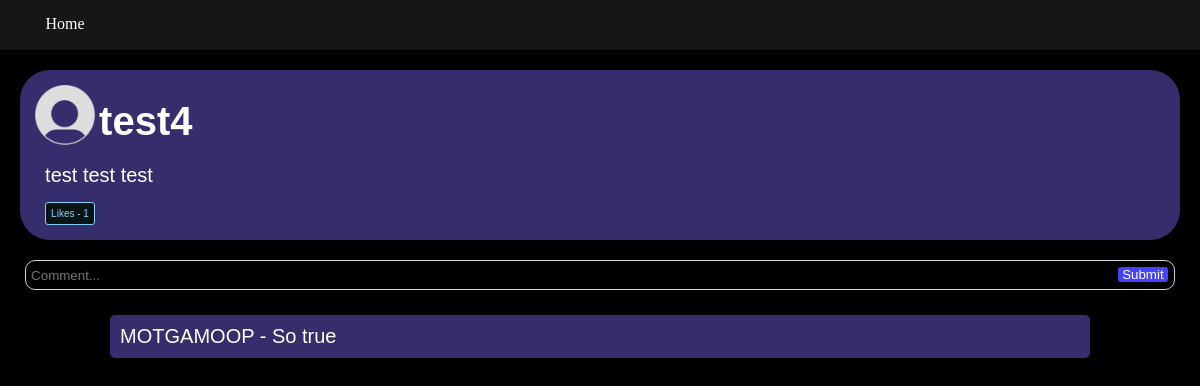
Screenshot of /twitter/post/14 (signed in) with the database file from the repository.
### twitter/models.py (models this page shows, shortened)
class Post(models.Model):
    text = models.CharField(max_length=200)
    pub_date = models.DateTimeField("date published")
    user = models.ForeignKey(User2, on_delete=models.PROTECT)
    likes = models.IntegerField(default = 0)
    likedBy = models.ManyToManyField(User2, related_name="post_like")
    commentsCount = models.IntegerField(default = 0)
    def getComments(self):
        return Comment.objects.filter(post = self)

class User2(models.Model): #don't delete follows or user2s manually, because you have to delete the user follow and user2 all in one or itll break
    username = models.CharField(max_length = 200)
    password = models.CharField(max_length = 200, default = "password")
    profile_picture = models.ImageField(upload_to = "media/twitter/", default = "static/twitter/default.png")
    following = models.ManyToManyField(FollowObj, related_name="follow_account")
    def __str__(self):
        return self.username

class Comment(models.Model):
    text = models.CharField(max_length = 200)
    pub_date = models.DateTimeField("date published")
    user = models.ForeignKey(User2, on_delete=models.CASCADE)
    likes = models.IntegerField(default = 0)
    comments = models.IntegerField(default = 0)
    post = models.ForeignKey(Post, on_delete=models.CASCADE)

### twitter/views.py (the view, shortened to what this page needs)
# urls.py: path("post/<int:pk>", views.PostView, name="post"),
def PostView(request, pk):
    tempPost = get_object_or_404(Post, pk=pk)
    user = get_object_or_404(User2, username=request.user.username)
    liked = False
    own = False
    if tempPost.likedBy.filter(username=user.username).exists():
        liked = True
    if tempPost.user.username == user.username:
        own = True
    context = {"post": tempPost, "liked": liked, "own": own}
    return render(request, 'twitter/post.html', context)

### twitter/templates/twitter/post.html (shortened to what this page needs)
<!DOCTYPE html>
<html lang="en">
<head>
    {% load static %}
    <link rel = "stylesheet" href = "{% static 'twitter/css/post.css' %}">
</head>
<body>
    <div class="navbar">
        <a href = "{% url 'home' %}"><div class = "homebutton"> Home </div></a>
    </div>
    {% if post %}
        <div class="post">
            <img src = "{% static 'twitter/images/default.png' %}", width = 60px, height = 60px>
            <a href = "{% url 'profile' username=post.user %}"><h2>{{post.user}}</h2></a>
            <br>
            <span>{{post.text}}</span>
            <form action="{% url 'likepost' pk=post.pk %}" method="POST">
                {% if liked %}
                    <button type="submit" class = "poststatsliked">
                        Likes - {{post.likes}}
                    </button>
                {% else %}
                    <button type="submit" class = "poststats">
                        Likes - {{post.likes}}
                    </button>
                {% endif %}
            </form>
        </div>
        <form action = "/twitter/post/{{post.pk}}" method = "post" class = "commentsub">
            <button class = "subbutton" type="submit">Submit</button>
            <span class = "idk"><input type = "text" class = "commenttexttext" id = "comment" name = "comment" placeholder = "Comment..." autocomplete="off"></span>
        </form>
        {% for x in post.getComments %}
            <div class = "comment">
                <span class = "commenttext">
                    <a href = "{% url 'profile' username=x.user %}">{{x.user}}</a> - {{x.text}}
                </span>
            </div>
        {% endfor %}
    {% else %}
        <p>No Post Available</p>
    {% endif %}
</body>
</html>

### twitter/static/twitter/css/post.css (style rules this page uses)
.navbar { position:fixed; width:100%; height:50px; background-color:rgb(24, 21, 21); top:0px; }
.homebutton { padding:5px; height:20px; margin:10px; border-radius:10px; text-align:center; width:100px; color:white; margin-right:10px; }
.post { padding:15px; margin:20px; margin-top: 70px; border-radius: 30px; height:auto; color:white; background-color:rgb(54, 46, 108); }
.post span { font-family:'Trebuchet MS', 'Lucida Sans Unicode', 'Lucida Grande', 'Lucida Sans', Arial, sans-serif; font-size:20px; margin:10px; display:block; overflow:auto; }
.post h2 { font-family:'Trebuchet MS', 'Lucida Sans Unicode', 'Lucida Grande', 'Lucida Sans', Arial, sans-serif; font-size:40px; display:inline; bottom:10px; position:relative; }
.post a { position:inline; }
h2 { color:white; }
.commentsub { border-radius:10px; background-color:black; color:white; border: solid 1px; border-color:lightgray; padding:5px; margin:25px; margin-top:0; width:auto; }
.commentsub input { background-color:transparent; color:inherit; outline:none; width:100%; }
.commentsub span { width:calc(100% - 60px); }
.subbutton { float:right; width:50px; background-color:rgb(68, 68, 255); color:white; margin:1px; border-radius:3px; border:none; font-family:'Trebuchet MS', 'Lucida Sans Unicode', 'Lucida Grande', 'Lucida Sans', Arial, sans-serif; height:15px; }
.idk { display:block; }
a { text-decoration:none; }
.comment { border-radius:5px; background-color:rgb(54, 46, 108); width:80%; height:auto; margin:10px; margin-left:auto; margin-right:auto; padding:10px; }
.commenttexttext { outline:none; border:none; box-shadow:none; }
.commenttext { overflow:auto; font-family:'Trebuchet MS', 'Lucida Sans Unicode', 'Lucida Grande', 'Lucida Sans', Arial, sans-serif; font-size:20px; color:white; }
a { color:white; text-decoration:none; }
* { margin:0; padding:0; }
body { background-color:black; padding:0.1px; }
.poststatsliked { border:solid 1px; color:lightskyblue; border-color:lightskyblue; border-radius:3px; font-family:'Trebuchet MS', 'Lucida Sans Unicode', 'Lucida Grande', 'Lucida Sans', Arial, sans-serif; font-size:10px; display:inline-block; padding:5px; margin:5px; margin-left:10px; margin-bottom:0; background-color:rgb(12, 21, 21); cursor: pointer; }

### rows the page displays
Post: user "test4", text "test test test", likes "1"
Comment: user "MOTGAMOOP", text "So true"
